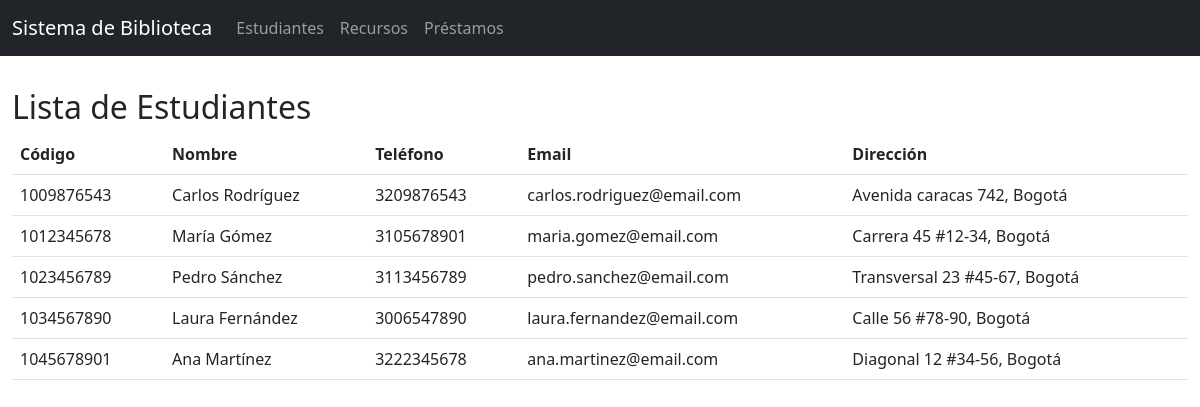
Page /estudiantes on the committed database.
### app.py (models this page shows)
class Estudiante(db.Model):
    codigoEstudiante = db.Column(db.Integer, primary_key=True)
    nombre = db.Column(db.String(100))
    telefono = db.Column(db.String(20))
    email = db.Column(db.String(100))
    direccion = db.Column(db.String(255))
    prestamos = db.relationship('Prestamo', backref='estudiante', lazy=True)

### app.py (the view)
@app.route('/estudiantes')
def estudiantes():
    estudiantes = Estudiante.query.all()
    return render_template('estudiantes.html', estudiantes=estudiantes)

### templates/estudiantes.html (shortened to what this page needs)
{% extends "base.html" %}
{% block content %}
<h2>Lista de Estudiantes</h2>
<table class="table">
    <thead>
        <tr>
            <th>Código</th>
            <th>Nombre</th>
            <th>Teléfono</th>
            <th>Email</th>
            <th>Dirección</th>
        </tr>
    </thead>
    <tbody>
        {% for estudiante in estudiantes %}
        <tr>
            <td>{{ estudiante.codigoEstudiante }}</td>
            <td>{{ estudiante.nombre }}</td>
            <td>{{ estudiante.telefono }}</td>
            <td>{{ estudiante.email }}</td>
            <td>{{ estudiante.direccion }}</td>
        </tr>
        {% endfor %}
    </tbody>
</table>
{% endblock %}

### templates/base.html (shortened to what this page needs)
<!DOCTYPE html>
<html lang="es">
<head>
    <link href="https://cdn.jsdelivr.net/npm/bootstrap@5.3.0/dist/css/bootstrap.min.css" rel="stylesheet">
</head>
<body>
    <nav class="navbar navbar-expand-lg navbar-dark bg-dark">
        <div class="container">
            <a class="navbar-brand" href="{{ url_for('index') }}">Sistema de Biblioteca</a>
            <div class="collapse navbar-collapse" id="navbarNav">
                <ul class="navbar-nav">
                    <li class="nav-item">
                        <a class="nav-link" href="{{ url_for('estudiantes') }}">Estudiantes</a>
                    </li>
                    <li class="nav-item">
                        <a class="nav-link" href="{{ url_for('recursos') }}">Recursos</a>
                    </li>
                    <li class="nav-item">
                        <a class="nav-link" href="{{ url_for('prestamos') }}">Préstamos</a>
                    </li>
                </ul>
            </div>
        </div>
    </nav>
    <div class="container">
        {% block content %}{% endblock %}
    </div>
</body>
</html>

### templates/base.html (style rules this page uses)
.navbar { margin-bottom: 2rem; }
.container { max-width: 1200px; }

### rows in the picture
Estudiante: codigoEstudiante "1009876543", nombre "Carlos Rodríguez", telefono "3209876543", email "carlos.rodriguez@email.com", direccion "Avenida caracas 742, Bogotá"
Estudiante: codigoEstudiante "1012345678", nombre "María Gómez", telefono "3105678901", email "maria.gomez@email.com", direccion "Carrera 45 #12-34, Bogotá"
Estudiante: codigoEstudiante "1023456789", nombre "Pedro Sánchez", telefono "3113456789", email "pedro.sanchez@email.com", direccion "Transversal 23 #45-67, Bogotá"
Estudiante: codigoEstudiante "1034567890", nombre "Laura Fernández", telefono "3006547890", email "laura.fernandez@email.com", direccion "Calle 56 #78-90, Bogotá"
Estudiante: codigoEstudiante "1045678901", nombre "Ana Martínez", telefono "3222345678", email "ana.martinez@email.com", direccion "Diagonal 12 #34-56, Bogotá"
